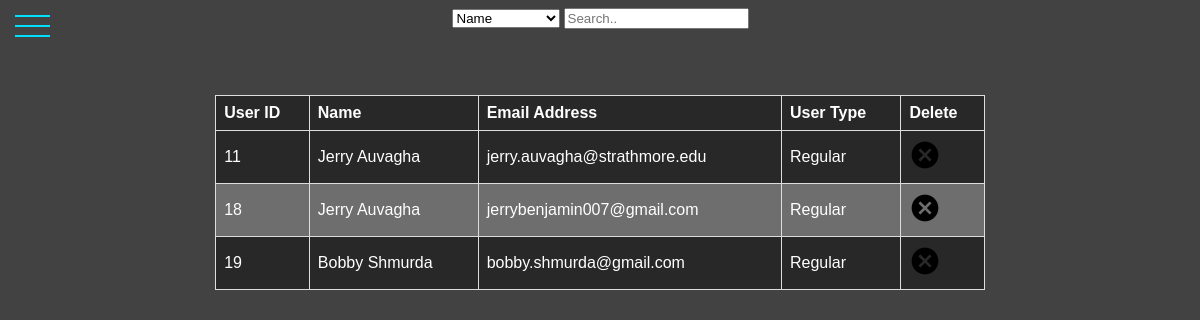
Page /public_html/ToursManagement/view-users.php on the committed database.
### public_html/ToursManagement/view-users.php (the view, shortened to what this page needs)
<!DOCTYPE html>
<html lang="en">
<head>
    <link href="css/admin-package.css" rel="stylesheet" type="text/css">
</head>
<body>
    <?php require './nav-bar.php'; ?>
    <center>
        <select id="column">
            <option value="1">Name</option>
        </select>
        <input type="text" name="search" id="search" placeholder="Search..">
    </center>
<?php
$con = new mysqli("localhost", "root", "", "global_tours_and_events_ke");
?>
<br>
<br>
<section id="side-bar">
    <div>
        <?php
        $user_type = $_SESSION['user_type'];
        if($user_type =="Super User"){
            $sql = "SELECT `user_id`, `fname`, `lname`, `email`, `user_type`, `password` FROM `registered-users` "
                    . "WHERE NOT user_type = 'Super User' ORDER BY user_type DESC ";
        }else{
            $sql = "SELECT `user_id`, `fname`, `lname`, `email`, `user_type`, `password` FROM `registered-users` WHERE NOT user_type = 'Admin' AND NOT user_type = 'Super User'";
        }
        if ($result = $con->query($sql)) {
            if ($result->num_rows > 0) {
                echo " <table id='usersTbl'>";
                echo "<thead>";
                echo "<tr>";
                echo "<th>User ID</th>";
                echo "<th>Name</th>";
                echo "<th>Email Address</th>";
                echo "<th>User Type</th>";
                echo "<th>Delete</th>";
                echo "</tr>";
                echo "</thead>";
                echo "<tbody>";
                while ($row = $result->fetch_array()) {
                    echo "<tr>";
                    echo "<td>" . $row['user_id'] . "</td>";
                    echo "<td>" . $row['fname'] ." ".$row['lname']. "</td>";
                    echo "<td>" . $row['email'] . "</td>";
                    echo "<td>" . $row['user_type'] . "</td>";
                    echo '<td><a class="delete" href="php/user-delete.php?id=' . $row['user_id'] . '"><img src=\'img/remove.png\'></a></td>';
                    echo "</tr>";
                }
            }
            echo "</tbody>";
            echo "</table>";
        }
        ?>
    </div>
</section>
</body>
</html>

### public_html/ToursManagement/css/admin-package.css (style rules this page uses)
table { font-family: arial, sans-serif; border-collapse: collapse; width: 65%; color: white; margin-top: 30px; margin-left: auto; margin-right: auto; }
td, th { border: 1px solid #dddddd; text-align: left; padding: 8px; }
tr:nth-child(odd) { background-color: #282828; }
tr:nth-child(even) { background-color: #6e6e6e; }

### public_html/ToursManagement/css/admin-header.css (style rules this page uses)
* { box-sizing: border-box; }
body { background-color: #424242; font-size: 16px; }

### rows in the picture
registered-users: user_id "11", fname "Jerry", lname "Auvagha", email "jerry.auvagha@strathmore.edu", user_type "Regular"
registered-users: user_id "18", fname "Jerry", lname "Auvagha", email "jerrybenjamin007@gmail.com", user_type "Regular"
registered-users: user_id "19", fname "Bobby", lname "Shmurda", email "bobby.shmurda@gmail.com", user_type "Regular"
